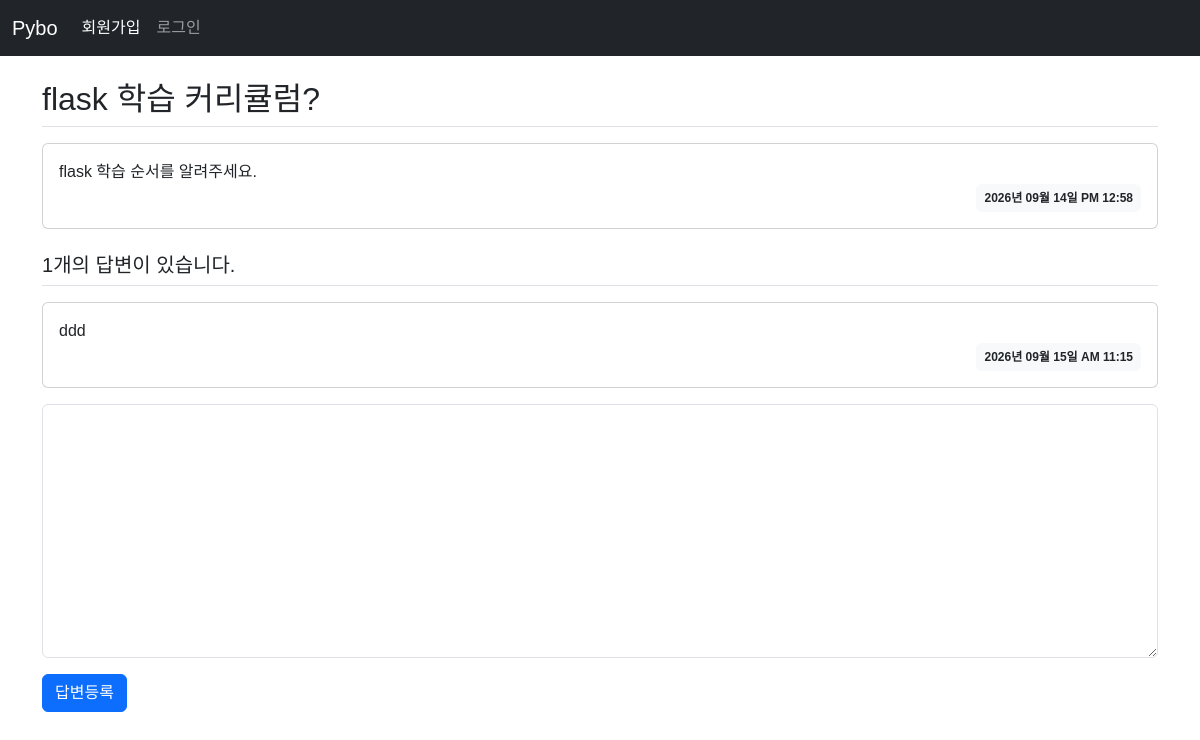
Screenshot of /question/detail/3 with the database file from the repository.
### pybo/models.py (models this page shows)
class Question(db.Model):
    id = db.Column(db.Integer, primary_key=True)
    subject = db.Column(db.String(200), nullable=False)
    content = db.Column(db.Text, nullable=False)
    create_date = db.Column(db.DateTime, nullable=False)

class Answer(db.Model):
    id = db.Column(db.Integer, primary_key=True)
    question_id = db.Column(db.Integer, db.ForeignKey('question.id', ondelete='CASCADE'))
    question = db.relationship(Question, backref=db.backref('answer_set'))
    content = db.Column(db.Text, nullable=False)
    create_date = db.Column(db.DateTime, nullable=False)

### pybo/views/question_views.py (the view)
@bp.route('/detail/<int:question_id>')
def detail(question_id):
    form = AnswerForm()
    question = Question.query.get_or_404(question_id)
    return render_template('question/question_detail.html', question=question, form=form)

### pybo/forms.py
class AnswerForm(FlaskForm):
    content = TextAreaField('내용', validators=[DataRequired('내용은 필수 입력 항목입니다.')])
    submit = SubmitField('답변등록')

### pybo/filter.py (called while the page is built)
def format_datetime(value, fmt='%Y년 %m월 %d일 %p %I:%M'):
    return value.strftime(fmt)

### pybo/templates/question/question_detail.html (shortened to what this page needs)
{% extends 'base.html' %}
{% block content %}
<div class="container my-3">
    <h2 class="border-bottom py-2">{{ question.subject }}</h2>
    <div class="card my-3">
        <div class="card-body">
            <div class="card-text" style="white-space: pre-line;">{{ question.content }}</div>
            <div class="d-flex justify-content-end">
                <div class="badge bg-light text-dark p-2">
                    {{ question.create_date | datetime }}
                </div>
            </div>
        </div>
    </div>
    <h5 class="border-bottom my-3 py-2">{{ question.answer_set | length }}개의 답변이 있습니다.</h5>
    {% for answer in question.answer_set %}
    <div class="card my-3">
        <div class="card-body">
            <div class="card-text" style="white-space: pre-line;">{{ answer.content }}</div>
            <div class="d-flex justify-content-end">
                <div class="badge bg-light text-dark p-2">
                    {{ answer.create_date | datetime }}
                </div>
            </div>
        </div>
    </div>
    {% endfor %}
    <form action="{{ url_for('answer.create', question_id=question.id) }}" method="post" class="my-3">
        <div class="mb-3">
            {{ form.content(class='form-control', rows='10') }}
        </div>
        {{ form.submit(class="btn btn-primary") }}
    </form>
</div>
{% endblock %}

### pybo/static/style.css (style rules this page uses)
body { font-family: "Noto Sans KR", sans-serif; font-weight: 400; }

### rows the page displays
Question: subject "flask 학습 커리큘럼?", content "flask 학습 순서를 알려주세요.", create_date "2026년 09월 14일 PM 12:58"
Answer: content "ddd", create_date "2026년 09월 15일 AM 11:15"

### other values shown
{{ question.answer_set | length }} "1"
